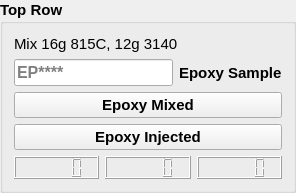
                   <widget class="QGroupBox" name="groupBox_53">
                    <property name="sizePolicy">
                     <sizepolicy hsizetype="Minimum" vsizetype="Minimum">
                      <horstretch>0</horstretch>
                      <verstretch>0</verstretch>
                     </sizepolicy>
                    </property>
                    <property name="font">
                     <font>
                      <pointsize>11</pointsize>
                      <weight>75</weight>
                      <bold>true</bold>
                     </font>
                    </property>
                    <property name="title">
                     <string>Top Row</string>
                    </property>
                    <layout class="QGridLayout" name="gridLayout_22">
                     <item row="0" column="0" colspan="3">
                      <widget class="QLabel" name="label_618">
                       <property name="sizePolicy">
                        <sizepolicy hsizetype="Minimum" vsizetype="Minimum">
                         <horstretch>0</horstretch>
                         <verstretch>0</verstretch>
                        </sizepolicy>
                       </property>
                       <property name="font">
                        <font>
                         <weight>50</weight>
                         <bold>false</bold>
                        </font>
                       </property>
                       <property name="text">
                        <string>Mix 16g 815C, 12g 3140</string>
                       </property>
                      </widget>
                     </item>
                     <item row="1" column="0">
                      <widget class="QLineEdit" name="epoxy_batch_2">
                       <property name="sizePolicy">
                        <sizepolicy hsizetype="Minimum" vsizetype="Minimum">
                         <horstretch>0</horstretch>
                         <verstretch>0</verstretch>
                        </sizepolicy>
                       </property>
                       <property name="font">
                        <font>
                         <pointsize>12</pointsize>
                        </font>
                       </property>
                       <property name="text">
                        <string/>
                       </property>
                       <property name="maxLength">
                        <number>6</number>
                       </property>
                       <property name="placeholderText">
                        <string>EP****</string>
                       </property>
                      </widget>
                     </item>
                     <item row="2" column="0" colspan="3">
                      <widget class="QPushButton" name="epoxy_mixed_2">
                       <property name="sizePolicy">
                        <sizepolicy hsizetype="Minimum" vsizetype="Minimum">
                         <horstretch>0</horstretch>
                         <verstretch>0</verstretch>
                        </sizepolicy>
                       </property>
                       <property name="font">
                        <font>
                         <pointsize>11</pointsize>
                         <weight>75</weight>
                         <bold>true</bold>
                        </font>
                       </property>
                       <property name="text">
                        <string>Epoxy Mixed</string>
                       </property>
                      </widget>
                     </item>
                     <item row="1" column="1" colspan="2">
                      <widget class="QLabel" name="label_616">
                       <property name="sizePolicy">
                        <sizepolicy hsizetype="Minimum" vsizetype="Minimum">
                         <horstretch>0</horstretch>
                         <verstretch>0</verstretch>
                        </sizepolicy>
                       </property>
                       <property name="text">
                        <string>Epoxy Sample</string>
                       </property>
                      </widget>
                     </item>
                     <item row="4" column="0" colspan="3">
                      <widget class="QPushButton" name="epoxy_inject2">
                       <property name="sizePolicy">
                        <sizepolicy hsizetype="Minimum" vsizetype="Minimum">
                         <horstretch>0</horstretch>
                         <verstretch>0</verstretch>
                        </sizepolicy>
                       </property>
                       <property name="font">
                        <font>
                         <pointsize>11</pointsize>
                         <weight>75</weight>
                         <bold>true</bold>
                        </font>
                       </property>
                       <property name="text">
                        <string>Epoxy Injected</string>
                       </property>
                      </widget>
                     </item>
                     <item row="5" column="0" colspan="3">
                      <layout class="QHBoxLayout" name="horizontalLayout_12">
                       <item>
                        <widget class="QLCDNumber" name="hour_disp_2">
                         <property name="sizePolicy">
                          <sizepolicy hsizetype="Minimum" vsizetype="Minimum">
                           <horstretch>0</horstretch>
                           <verstretch>0</verstretch>
                          </sizepolicy>
                         </property>
                        </widget>
                       </item>
                       <item>
                        <widget class="QLCDNumber" name="min_disp_2">
                         <property name="sizePolicy">
                          <sizepolicy hsizetype="Minimum" vsizetype="Minimum">
                           <horstretch>0</horstretch>
                           <verstretch>0</verstretch>
                          </sizepolicy>
                         </property>
                        </widget>
                       </item>
                       <item>
                        <widget class="QLCDNumber" name="sec_disp_2">
                         <property name="sizePolicy">
                          <sizepolicy hsizetype="Minimum" vsizetype="Minimum">
                           <horstretch>0</horstretch>
                           <verstretch>0</verstretch>
                          </sizepolicy>
                         </property>
                        </widget>
                       </item>
                      </layout>
                     </item>
                    </layout>
                   </widget>
